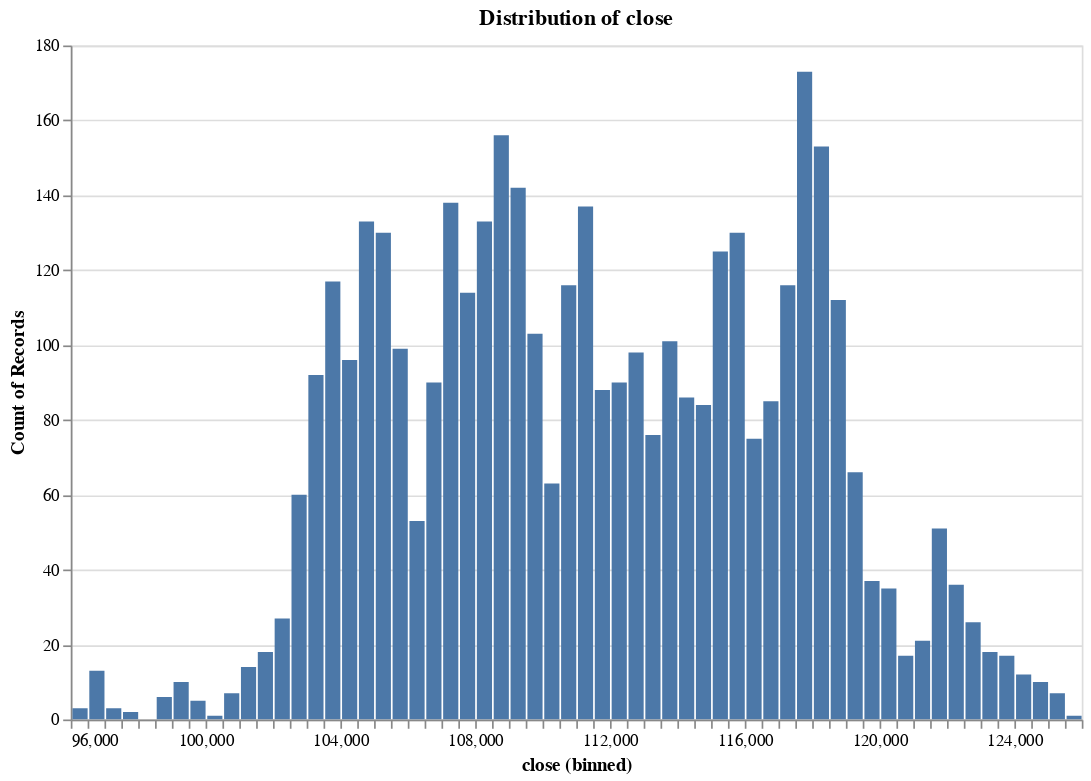

Notebook source saved alongside this figure:
### Code cell
research.plot_distribution(ts, 'close', no_bins = 100)

### Figure 1 — Vega specification as saved in the notebook (floating-point values rounded to 4 significant figures)
{"$schema": "https://vega.github.io/schema/vega/v5.json", "data": [{"name": "param_5_store"}, {"name": "source_0", "values": [{"__count": 3, "bin_maxbins_100_close": 96000.0, "bin_maxbins_100_close_end": 96500.0}, {"__count": 13, "bin_maxbins_100_close": 96500.0, "bin_maxbins_100_close_end": 97000.0}, {"__count": 3, "bin_maxbins_100_close": 97000.0, "bin_maxbins_100_close_end": 97500.0}, {"__count": 2, "bin_maxbins_100_close": 97500.0, "bin_maxbins_100_close_end": 98000.0}, {"__count": 6, "bin_maxbins_100_close": 98500.0, "bin_maxbins_100_close_end": 99000.0}, {"__count": 10, "bin_maxbins_100_close": 99000.0, "bin_maxbins_100_close_end": 99500.0}, {"__count": 5, "bin_maxbins_100_close": 99500.0, "bin_maxbins_100_close_end": 100000.0}, {"__count": 7, "bin_maxbins_100_close": 100500.0, "bin_maxbins_100_close_end": 101000.0}, {"__count": 14, "bin_maxbins_100_close": 101000.0, "bin_maxbins_100_close_end": 101500.0}, {"__count": 60, "bin_maxbins_100_close": 102500.0, "bin_maxbins_100_close_end": 103000.0}, {"__count": 92, "bin_maxbins_100_close": 103000.0, "bin_maxbins_100_close_end": 103500.0}, {"__count": 27, "bin_maxbins_100_close": 102000.0, "bin_maxbins_100_close_end": 102500.0}, {"__count": 117, "bin_maxbins_100_close": 103500.0, "bin_maxbins_100_close_end": 104000.0}, {"__count": 133, "bin_maxbins_100_close": 104500.0, "bin_maxbins_100_close_end": 105000.0}, {"__count": 96, "bin_maxbins_100_close": 104000.0, "bin_maxbins_100_close_end": 104500.0}, {"__count": 18, "bin_maxbins_100_close": 101500.0, "bin_maxbins_100_close_end": 102000.0}, {"__count": 130, "bin_maxbins_100_close": 105000.0, "bin_maxbins_100_close_end": 105500.0}, {"__count": 99, "bin_maxbins_100_close": 105500.0, "bin_maxbins_100_close_end": 106000.0}, {"__count": 53, "bin_maxbins_100_close": 106000.0, "bin_maxbins_100_close_end": 106500.0}, {"__count": 90, "bin_maxbins_100_close": 106500.0, "bin_maxbins_100_close_end": 107000.0}, {"__count": 138, "bin_maxbins_100_close": 107000.0, "bin_maxbins_100_close_end": 107500.0}, {"__count": 114, "bin_maxbins_100_close": 107500.0, "bin_maxbins_100_close_end": 108000.0}, {"__count": 156, "bin_maxbins_100_close": 108500.0, "bin_maxbins_100_close_end": 109000.0}, {"__count": 142, "bin_maxbins_100_close": 109000.0, "bin_maxbins_100_close_end": 109500.0}, {"__count": 133, "bin_maxbins_100_close": 108000.0, "bin_maxbins_100_close_end": 108500.0}, {"__count": 103, "bin_maxbins_100_close": 109500.0, "bin_maxbins_100_close_end": 110000.0}, {"__count": 63, "bin_maxbins_100_close": 110000.0, "bin_maxbins_100_close_end": 110500.0}, {"__count": 88, "bin_maxbins_100_close": 111500.0, "bin_maxbins_100_close_end": 112000.0}, {"__count": 137, "bin_maxbins_100_close": 111000.0, "bin_maxbins_100_close_end": 111500.0}, {"__count": 116, "bin_maxbins_100_close": 110500.0, "bin_maxbins_100_close_end": 111000.0}, {"__count": 1, "bin_maxbins_100_close": 100000.0, "bin_maxbins_100_close_end": 100500.0}, {"__count": 98, "bin_maxbins_100_close": 112500.0, "bin_maxbins_100_close_end": 113000.0}, {"__count": 101, "bin_maxbins_100_close": 113500.0, "bin_maxbins_100_close_end": 114000.0}, {"__count": 76, "bin_maxbins_100_close": 113000.0, "bin_maxbins_100_close_end": 113500.0}, {"__count": 75, "bin_maxbins_100_close": 116000.0, "bin_maxbins_100_close_end": 116500.0}, {"__count": 130, "bin_maxbins_100_close": 115500.0, "bin_maxbins_100_close_end": 116000.0}, {"__count": 85, "bin_maxbins_100_close": 116500.0, "bin_maxbins_100_close_end": 117000.0}, {"__count": 173, "bin_maxbins_100_close": 117500.0, "bin_maxbins_100_close_end": 118000.0}, {"__count": 153, "bin_maxbins_100_close": 118000.0, "bin_maxbins_100_close_end": 118500.0}, {"__count": 116, "bin_maxbins_100_close": 117000.0, "bin_maxbins_100_close_end": 117500.0}, {"__count": 112, "bin_maxbins_100_close": 118500.0, "bin_maxbins_100_close_end": 119000.0}, {"__count": 66, "bin_maxbins_100_close": 119000.0, "bin_maxbins_100_close_end": 119500.0}, {"__count": 37, "bin_maxbins_100_close": 119500.0, "bin_maxbins_100_close_end": 120000.0}, {"__count": 17, "bin_maxbins_100_close": 120500.0, "bin_maxbins_100_close_end": 121000.0}, {"__count": 21, "bin_maxbins_100_close": 121000.0, "bin_maxbins_100_close_end": 121500.0}, {"__count": 36, "bin_maxbins_100_close": 122000.0, "bin_maxbins_100_close_end": 122500.0}, {"__count": 26, "bin_maxbins_100_close": 122500.0, "bin_maxbins_100_close_end": 123000.0}, {"__count": 51, "bin_maxbins_100_close": 121500.0, "bin_maxbins_100_close_end": 122000.0}, {"__count": 35, "bin_maxbins_100_close": 120000.0, "bin_maxbins_100_close_end": 120500.0}, {"__count": 125, "bin_maxbins_100_close": 115000.0, "bin_maxbins_100_close_end": 115500.0}, {"__count": 84, "bin_maxbins_100_close": 114500.0, "bin_maxbins_100_close_end": 115000.0}, {"__count": 86, "bin_maxbins_100_close": 114000.0, "bin_maxbins_100_close_end": 114500.0}, {"__count": 90, "bin_maxbins_100_close": 112000.0, "bin_maxbins_100_close_end": 112500.0}, {"__count": 18, "bin_maxbins_100_close": 123000.0, "bin_maxbins_100_close_end": 123500.0}, {"__count": 17, "bin_maxbins_100_close": 123500.0, "bin_maxbins_100_close_end": 124000.0}, {"__count": 12, "bin_maxbins_100_close": 124000.0, "bin_maxbins_100_close_end": 124500.0}, {"__count": 7, "bin_maxbins_100_close": 125000.0, "bin_maxbins_100_close_end": 125500.0}, {"__count": 10, "bin_maxbins_100_close": 124500.0, "bin_maxbins_100_close_end": 125000.0}, {"__count": 1, "bin_maxbins_100_close": 125500.0, "bin_maxbins_100_close_end": 126000.0}]}, {"name": "source_0_y_domain___count", "values": [{"min": 1, "max": 173}]}], "signals": [{"name": "bin_maxbins_100_close_bins", "value": {"fields": ["close"], "fname": "bin_close", "start": 96000.0, "step": 500.0, "stop": 126000.0}}, {"name": "unit", "value": {}, "on": [{"events": "pointermove", "update": "isTuple(group()) ? group() : unit"}]}, {"name": "param_5", "update": "vlSelectionResolve(\"param_5_store\", \"union\")"}, {"name": "param_5_close", "on": [{"events": [{"source": "view", "type": "dblclick"}], "update": "null"}, {"events": {"signal": "param_5_translate_delta"}, "update": "panLinear(param_5_translate_anchor.extent_x, -param_5_translate_delta.x / width)"}, {"events": {"signal": "param_5_zoom_delta"}, "update": "zoomLinear(domain(\"x\"), param_5_zoom_anchor.x, param_5_zoom_delta)"}]}, {"name": "param_5_tuple", "on": [{"events": [{"signal": "param_5_close"}], "update": "param_5_close ? {unit: \"\", fields: param_5_tuple_fields, values: [param_5_close]} : null"}]}, {"name": "param_5_tuple_fields", "value": [{"field": "close", "channel": "x", "type": "R"}]}, {"name": "param_5_translate_anchor", "value": {}, "on": [{"events": [{"source": "scope", "type": "pointerdown"}], "update": "{x: x(unit), y: y(unit), extent_x: domain(\"x\")}"}]}, {"name": "param_5_translate_delta", "value": {}, "on": [{"events": [{"source": "window", "between": [{"source": "scope", "type": "pointerdown"}, {"source": "window", "type": "pointerup"}], "type": "pointermove", "consume": true}], "update": "{x: param_5_translate_anchor.x - x(unit), y: param_5_translate_anchor.y - y(unit)}"}]}, {"name": "param_5_zoom_anchor", "on": [{"events": [{"source": "scope", "type": "wheel", "consume": true}], "update": "{x: invert(\"x\", x(unit)), y: invert(\"y\", y(unit))}"}]}, {"name": "param_5_zoom_delta", "on": [{"events": [{"source": "scope", "type": "wheel", "consume": true}], "update": "pow(1.001, event.deltaY * pow(16, event.deltaMode))", "force": true}]}, {"name": "param_5_modify", "on": [{"events": {"signal": "param_5_tuple"}, "update": "modify(\"param_5_store\", param_5_tuple, true)"}]}], "marks": [{"type": "rect", "name": "marks", "from": {"data": "source_0"}, "encode": {"update": {"x": {"field": "bin_maxbins_100_close_end", "scale": "x", "offset": {"signal": "0.5 + (abs(scale(\"x\", datum[\"bin_maxbins_100_close_end\"]) - scale(\"x\", datum[\"bin_maxbins_100_close\"])) < 0.25 ? 0.5 * (0.25 - (abs(scale(\"x\", datum[\"bin_maxbins_100_close_end\"]) - scale(\"x\", datum[\"bin_maxbins_100_close\"])))) : -0.5)"}}, "y2": {"value": 0, "scale": "y"}, "fill": {"value": "#4c78a8"}, "x2": {"field": "bin_maxbins_100_close", "scale": "x", "offset": {"signal": "0.5 + (abs(scale(\"x\", datum[\"bin_maxbins_100_close_end\"]) - scale(\"x\", datum[\"bin_maxbins_100_close\"])) < 0.25 ? -0.5 * (0.25 - (abs(scale(\"x\", datum[\"bin_maxbins_100_close_end\"]) - scale(\"x\", datum[\"bin_maxbins_100_close\"])))) : 0.5)"}}, "y": {"field": "__count", "scale": "y"}}}, "clip": true, "interactive": true, "style": ["bar"]}], "scales": [{"name": "x", "type": "linear", "domain": {"signal": "[bin_maxbins_100_close_bins.start, bin_maxbins_100_close_bins.stop]"}, "range": [0, {"signal": "width"}], "bins": {"signal": "bin_maxbins_100_close_bins"}, "domainRaw": {"signal": "param_5[\"close\"]"}, "zero": false}, {"name": "y", "type": "linear", "domain": [{"signal": "(data(\"source_0_y_domain___count\")[0] || {}).min"}, {"signal": "(data(\"source_0_y_domain___count\")[0] || {}).max"}], "range": [{"signal": "height"}, 0], "zero": true, "nice": true}], "axes": [{"scale": "y", "grid": true, "gridScale": "x", "domain": false, "labels": false, "maxExtent": 0, "minExtent": 0, "tickCount": {"signal": "ceil(height/40)"}, "ticks": false, "zindex": 0, "aria": false, "orient": "left"}, {"scale": "x", "labelFlush": true, "orient": "bottom", "grid": false, "labelOverlap": true, "zindex": 0, "title": "close (binned)", "tickCount": {"signal": "ceil(width/10)"}}, {"scale": "y", "orient": "left", "grid": false, "labelOverlap": true, "tickCount": {"signal": "ceil(height/40)"}, "title": "Count of Records", "zindex": 0}], "title": {"text": "Distribution of close", "frame": "group"}, "style": "cell", "height": 400, "padding": 5, "background": "white", "width": 600}
